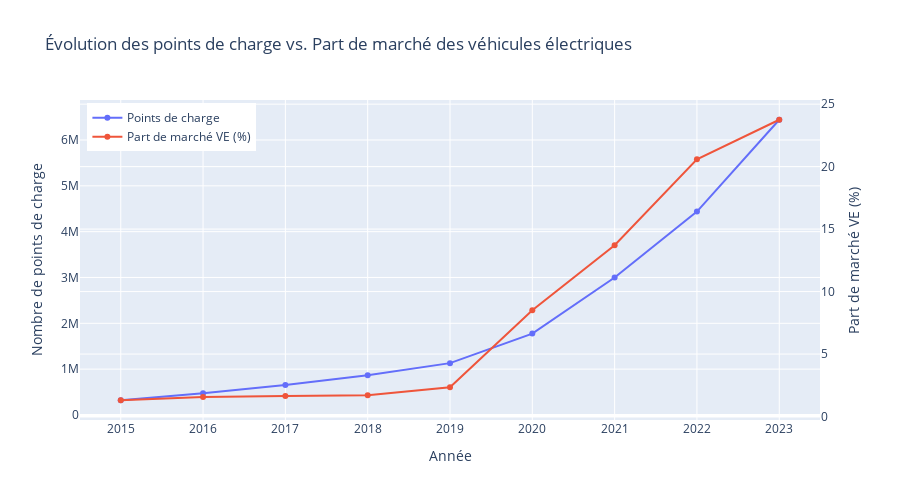

The notebook cell this image was saved under:
### Code cell
import plotly.graph_objects as go

fig = go.Figure()

# Axe gauche : points de charge
fig.add_trace(go.Scatter(x=df_points_part['annee'],
                         y=df_points_part['total_points'],
                         name='Points de charge',
                         mode='lines+markers',
                         yaxis='y1'))

# Axe droit : part de marché VE
fig.add_trace(go.Scatter(x=df_points_part['annee'],
                         y=df_points_part['part_ve'] * 100,
                         name='Part de marché VE (%)',
                         mode='lines+markers',
                         yaxis='y2'))

fig.update_layout(
    title='Évolution des points de charge vs. Part de marché des véhicules électriques',
    xaxis=dict(title='Année'),
    yaxis=dict(title='Nombre de points de charge', side='left'),
    yaxis2=dict(title='Part de marché VE (%)', overlaying='y', side='right'),
    legend=dict(x=0.01, y=0.99),
    width=900,
    height=500
)

fig.show()

### Figure 1 — Plotly figure (JSON) as saved in the notebook; plotly's stock layout.template omitted (floating-point values rounded to 4 significant figures)
{"data": [{"mode": "lines+markers", "name": "Points de charge", "type": "scatter", "x": [2015, 2016, 2017, 2018, 2019, 2020, 2021, 2022, 2023], "y": [320863, 474252, 650944, 864176, 1130507, 1775527, 3000227, 4437923, 6442133], "yaxis": "y"}, {"mode": "lines+markers", "name": "Part de marché VE (%)", "type": "scatter", "x": [2015, 2016, 2017, 2018, 2019, 2020, 2021, 2022, 2023], "y": [1.303, 1.563, 1.646, 1.699, 2.349, 8.506, 13.71, 20.59, 23.75], "yaxis": "y2"}], "layout": {"height": 500, "legend": {"x": 0.01, "y": 0.99}, "title": {"text": "Évolution des points de charge vs. Part de marché des véhicules électriques"}, "width": 900, "xaxis": {"title": {"text": "Année"}}, "yaxis": {"side": "left", "title": {"text": "Nombre de points de charge"}}, "yaxis2": {"overlaying": "y", "side": "right", "title": {"text": "Part de marché VE (%)"}}}}
